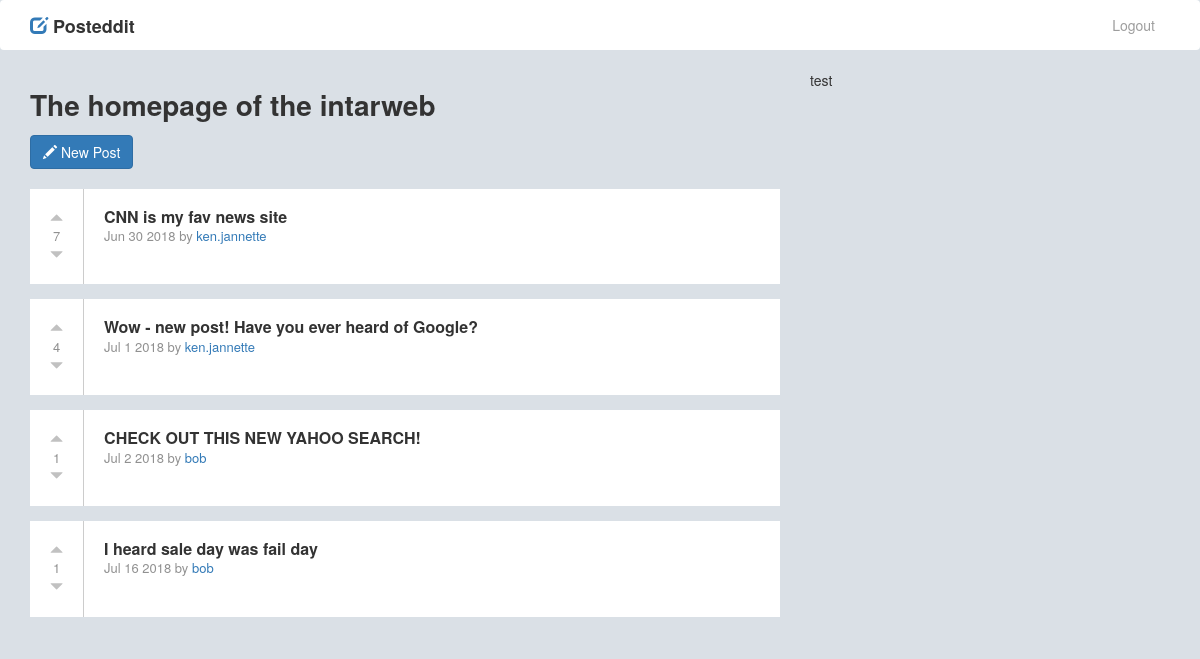
Screenshot of / (signed in) with the database file from the repository.
### posts/models.py (models this page shows)
class Post(models.Model):
    title = models.CharField(max_length=200)
    url = models.TextField()
    pub_date = models.DateTimeField()
    author = models.ForeignKey(User, on_delete=models.CASCADE)
    votes_total = models.IntegerField(default=1)
    def pub_date_pretty(self):
        return self.pub_date.strftime('%b %e %Y')

### posts/views.py (the view)
# urls.py: 2. Add a URL to urlpatterns:  path('', views.home, name='home')
def home(request):
    posts = Post.objects.order_by('-votes_total')
    return render(request, 'posts/home.html', {'posts':posts})

### posts/templates/posts/home.html (shortened to what this page needs)
{% extends 'base.html' %}
{%  block content %}
<div class="row">
<div class="col-xs-12 col-sm-8 col-md-8 col-lg-8">
	<h1>The homepage of the intarweb</h1>
	<a class="btn btn-primary" href='{% url 'posts:create' %}'><span class="glyphicon glyphicon-pencil" aria-hidden="true"></span> New Post</a>
	<br />
	<br />
	{% for post in posts.all %}
	<div class="box-post">
		<div class="updown">
			<a href="#" class="caretLink" onClick="document.getElementById('upvote{{ post.id }}').submit()"><span class="glyphicon glyphicon-triangle-top" aria-hidden="true"></span></a><br/>{{ post.votes_total }}<br/><a href="#" onClick="document.getElementById('downvote{{ post.id }}').submit()" class="caretLink"><span class="glyphicon glyphicon-triangle-bottom" aria-hidden="true"></span></a>
		</div>
		<div class="desc">
			<a href="{{ post.url }}" class="title">{{ post.title }}</a><br />{{ post.pub_date_pretty }} by <a href="{% url 'posts:userposts' post.author.id %}">{{ post.author.username }}</a>
		</div>
	</div>
	{% endfor %}
</div>
<div class="col-xs-12 col-sm-4 col-md-4 col-lg-4">
  test
</div>
 </div>
{% endblock %}

### static/css/style.css (style rules this page uses)
body { background-color: #dae0e6; }
h1 { font-size: 28px; font-weight: bold; margin-top: 20px; margin-bottom: 14px; }
.box-post { background: white; display: inline-flex; width: 100%; margin-bottom: 15px; font-size: 13px; color: #909090; }
.title { font-size: 16px; color: #333; font-weight: bold; line-height: 16px; }
.caretLink { color: #c1c1c1; }
.updown { border: 0; border-right: 1px solid rgb(204, 204, 204); padding: 20px; text-align: center; }
.desc { padding: 20px; }

### rows the page displays
Post: votes_total "7", title "CNN is my fav news site", pub_date_pretty "Jun 30 2018", author.username "ken.jannette"
Post: votes_total "4", title "Wow - new post! Have you ever heard of Google?", pub_date_pretty "Jul 1 2018", author.username "ken.jannette"
Post: votes_total "1", title "CHECK OUT THIS NEW YAHOO SEARCH!", pub_date_pretty "Jul 2 2018", author.username "bob"
Post: votes_total "1", title "I heard sale day was fail day", pub_date_pretty "Jul 16 2018", author.username "bob"
